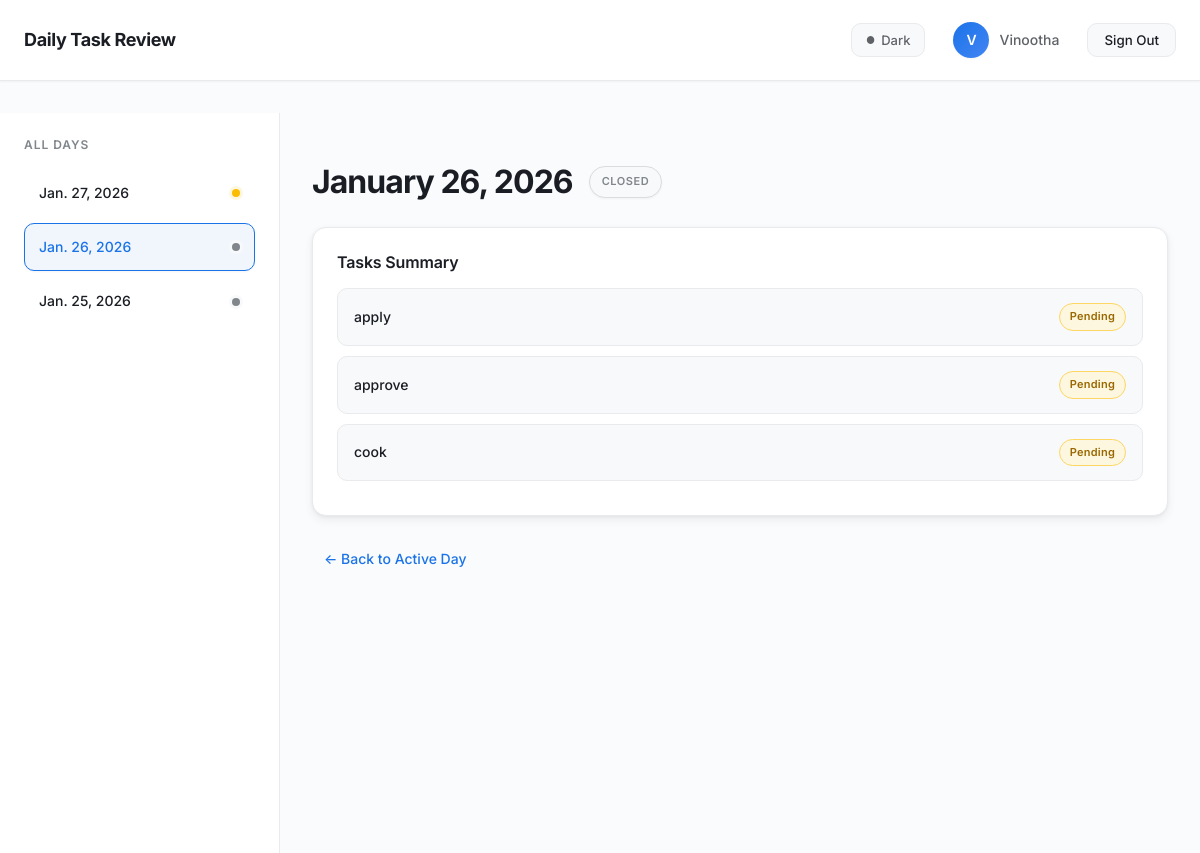
/day/16/ (signed in), run on an earlier commit of the app's database.
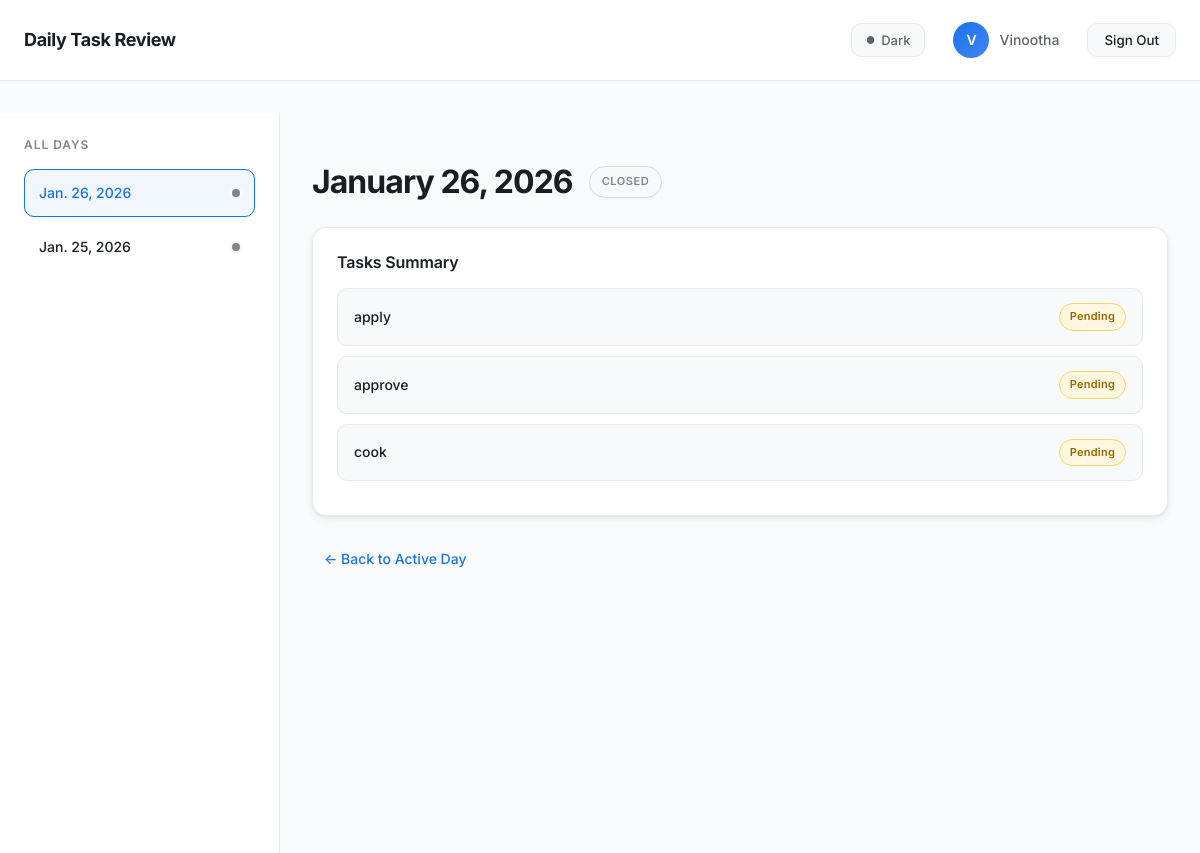
And on a later commit of the database.
### tasks/models.py (models this page shows, shortened)
class Day(models.Model):
    user = models.ForeignKey(
        User, on_delete=models.CASCADE, related_name="days")
    date = models.DateField()
    status = models.CharField(
        max_length=10,
        choices=DayStatus.choices,
        default=DayStatus.OPEN,
    )
    is_active = models.BooleanField(default=False)
    created_at = models.DateTimeField(auto_now_add=True)
    closed_at = models.DateTimeField(null=True, blank=True)
    class Meta:
        unique_together = ("user", "date")
        ordering = ["-date"]

class Task(models.Model):
    user = models.ForeignKey(
        User, on_delete=models.CASCADE, related_name="tasks")
    day = models.ForeignKey(
        Day, on_delete=models.CASCADE, related_name="tasks")
    title = models.CharField(max_length=255)
    status = models.CharField(
        max_length=10,
        choices=TaskStatus.choices,
        default=TaskStatus.PENDING,
    )
    created_at = models.DateTimeField(auto_now_add=True)

### tasks/views.py (the view)
# urls.py: path("day/<int:day_id>/", views.day_view, name="day_view"),
def day_view(request, day_id):
    user = request.user
    day = get_object_or_404(Day, id=day_id, user=user)
    active_day = get_active_day(user)
    return render(request, "tasks/day.html", {
        "day": day,
        "is_active": day.is_active,
        "is_open": day.status == "OPEN",
        "incomplete_tasks": day.tasks.filter(status=TaskStatus.PENDING),
        "completed_tasks": day.tasks.filter(status=TaskStatus.COMPLETED),
        "all_days": Day.objects.filter(user=user).order_by("-date"),
        "active_day": active_day,
    })

### tasks/services.py (called while the page is built, shortened)
def get_active_day(user):
    active = Day.objects.filter(user=user, is_active=True).first()
    if active:
        return active

### tasks/templates/tasks/day.html (shortened to what this page needs)
{% extends "base.html" %}
{% block content %}
<div class="layout">
  <aside class="sidebar">
    <h3>All Days</h3>
    {% for d in all_days %}
      {% if d.id != active_day.id %}
        <a href="{% url 'day_view' d.id %}"
           class="day-link {% if d.id == day.id %}active-day{% endif %}">
          {{ d.date }}
          {% if d.status == 'OPEN' %}<span class="dot yellow"></span>{% endif %}
          {% if d.status == 'CLOSED' %}<span class="dot gray"></span>{% endif %}
        </a>
      {% endif %}
    {% endfor %}
  </aside>
  <main class="main">
    <header class="day-header">
      <h1>{{ day.date|date:"F j, Y" }}</h1>
      {% if is_active %}
        <span class="badge active">Active</span>
      {% elif is_open %}
        <span class="badge open">Open</span>
      {% else %}
        <span class="badge closed">Closed</span>
      {% endif %}
    </header>
    <section class="day-card">
      <h3>Tasks Summary</h3>
      {% if incomplete_tasks %}
        {% for task in incomplete_tasks %}
          <div class="task readonly">
            <span>{{ task.title }}</span>
            <span class="tag pending">Pending</span>
          </div>
        {% endfor %}
      {% endif %}
    </section>
    <a href="{% url 'today' %}" class="back-link">← Back to Active Day</a>
  </main>
</div>
{% endblock %}

What changed in the data, as far as the page shows it:
no longer on this page (row edited): Day: date "Jan. 27, 2026", status "OPEN" (drawn)
